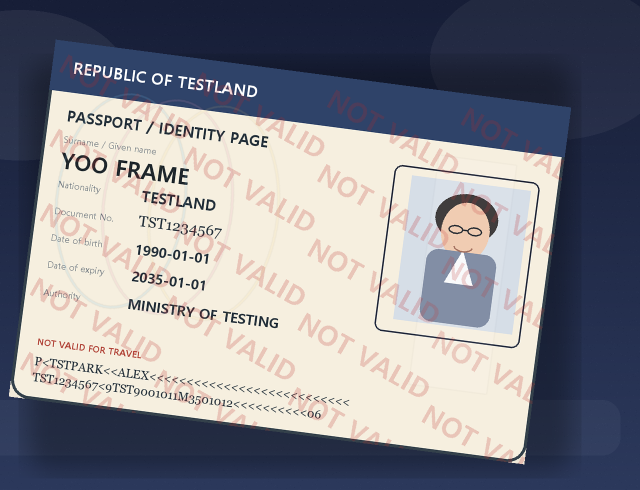
#> input picture samples/failure_frame_cut.png, 1280 x 980 px (shown at 1/2 size)
$ python -i glare.py   (imports and definitions only)
#> lines starting #> are read from the running program, lines starting #| are printed output that depends on the picture; after the words box and inside, x2 and y2 are one past the last pixel; in counts of white or black regions, pixels touching at a corner belong together
#> further down, picture is the input picture: shape (980, 1280, 3); mean B, G, R 142.5, 134.7, 134
from __future__ import annotations

import cv2
import numpy as np


def _mask_statistics(mask: np.ndarray) -> tuple[float, float]:
    binary_mask = (mask > 0).astype(np.uint8)
    total_pixels = int(binary_mask.sum())
    if total_pixels == 0:
        return 0.0, 0.0

    _, _, stats, _ = cv2.connectedComponentsWithStats(binary_mask, connectivity=8)
    largest_blob_area = int(stats[1:, cv2.CC_STAT_AREA].max()) if len(stats) > 1 else 0
    image_area = float(mask.size)
    return total_pixels / image_area, largest_blob_area / image_area


def get_glare_application_decision(mask: np.ndarray) -> tuple[bool, str | None]:
    total_mask_ratio, largest_blob_ratio = _mask_statistics(mask)
    if total_mask_ratio == 0:
        return False, "empty_mask"
    if total_mask_ratio > 0.035:
        return False, "large_total_mask"
    if largest_blob_ratio > 0.015:
        return False, "large_component"
    return True, None


def detect_glare_mask(image: np.ndarray, threshold: int = 245) -> np.ndarray:
    """Create a conservative single-channel glare mask for specular highlights."""
#> called with threshold = 245
    hsv = cv2.cvtColor(image, cv2.COLOR_BGR2HSV)
#> hsv: shape (980, 1280, 3); mean H, S, V 71.6, 80.4, 154
    saturation_channel = hsv[:, :, 1]
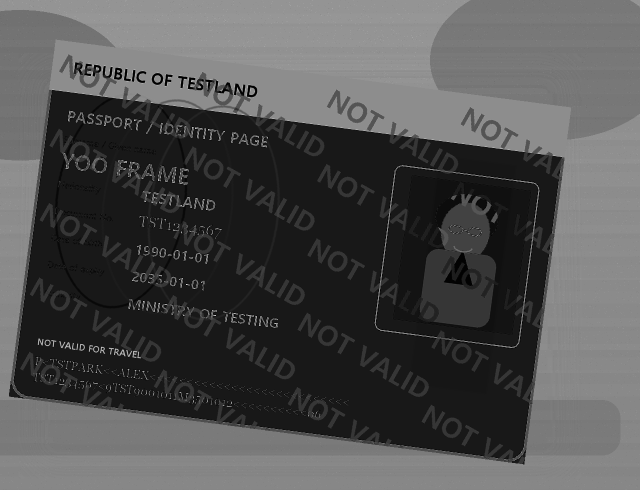
#> saturation_channel: shape (980, 1280) (shown at 1/2 size); min 0, max 255, mean 80.4
    value_channel = hsv[:, :, 2]
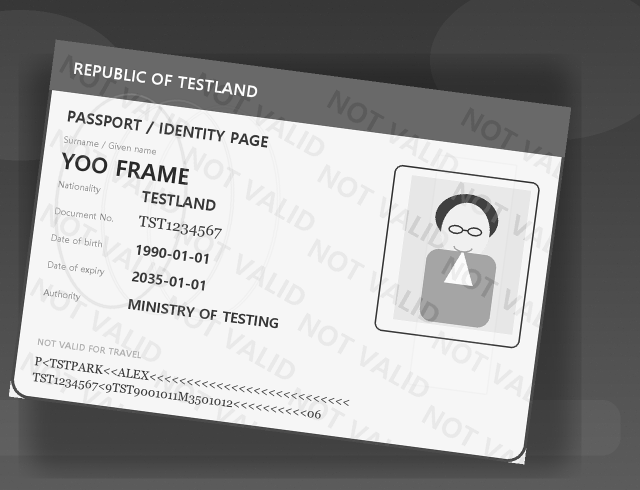
#> value_channel: shape (980, 1280) (shown at 1/2 size); min 0, max 255, mean 154

    blurred_value = cv2.GaussianBlur(value_channel, (21, 21), 0)
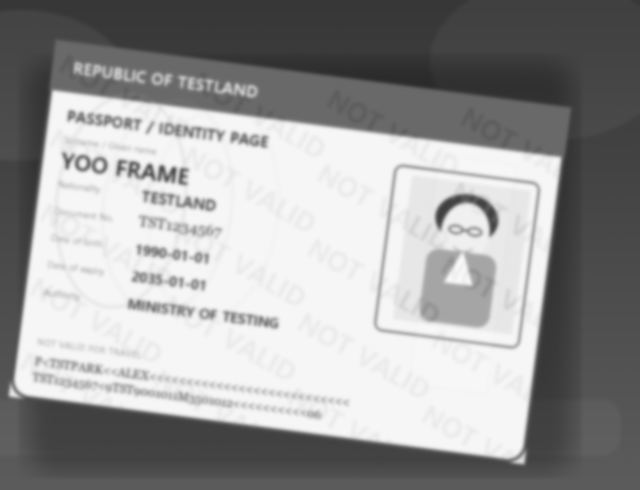
#> blurred_value: shape (980, 1280) (shown at 1/2 size); min 42, max 249, mean 154
    local_contrast = cv2.subtract(value_channel, blurred_value)
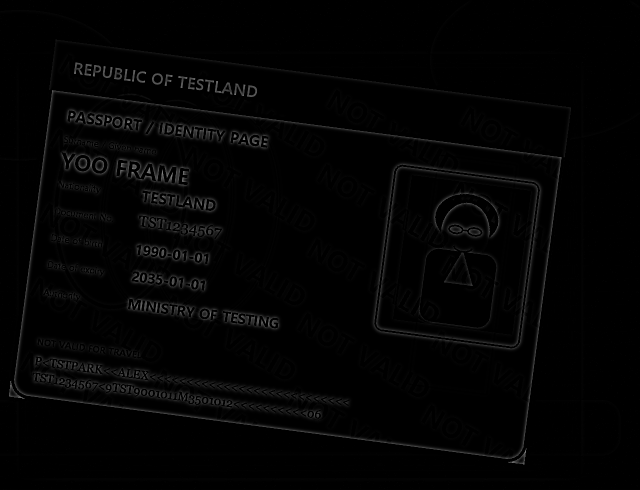
#> local_contrast: shape (980, 1280) (shown at 1/2 size); min 0, max 166, mean 3.4

    candidate_mask = (
        (value_channel >= threshold)
        & (saturation_channel <= 70)
        & (local_contrast >= 18)
    )
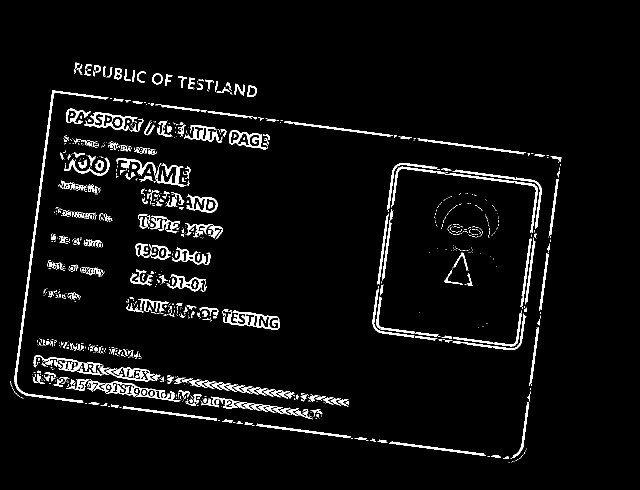
#> candidate_mask: shape (980, 1280) bool (shown at 1/2 size); 4.4% white; 1020 white regions (717 under 20 px), largest, box (x1, y1, x2, y2) and area: (28, 181, 217, 806) 3320, (783, 333, 1076, 466) 1647, (174, 761, 361, 804) 1586
    mask = candidate_mask.astype(np.uint8) * 255

    kernel = cv2.getStructuringElement(cv2.MORPH_ELLIPSE, (3, 3))
    mask = cv2.morphologyEx(mask, cv2.MORPH_OPEN, kernel, iterations=1)
#> mask: shape (980, 1280); 3.6% white; 560 white regions (193 under 20 px), largest, box (x1, y1, x2, y2) and area: (29, 181, 215, 806) 3294, (458, 260, 533, 299) 792, (837, 277, 1048, 309) 764
    mask = cv2.morphologyEx(mask, cv2.MORPH_CLOSE, kernel, iterations=1)
#> mask: shape (980, 1280); 3.7% white; 511 white regions (168 under 20 px), largest, box (x1, y1, x2, y2) and area: (29, 181, 215, 806) 3295, (169, 225, 274, 261) 873, (458, 260, 533, 299) 812

    binary_mask = (mask > 0).astype(np.uint8)
    num_labels, labels, stats, _ = cv2.connectedComponentsWithStats(binary_mask, connectivity=8)
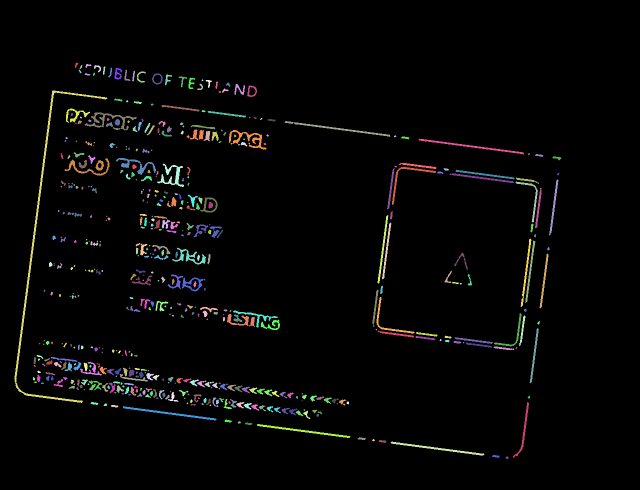
#> labels: shape (980, 1280) int32 (shown at 1/2 size); 512 distinct labels, from 0 to 511; one colour per label, 0 black
#> num_labels = 512; stats = 512 rows, first 6: [0, 0, 1280, 980, 1208247], [150, 125, 7, 11, 38], [171, 128, 12, 8, 45], [159, 130, 6, 8, 20], [188, 130, 14, 15, 81], [206, 133, 5, 17, 51]
    filtered_mask = np.zeros_like(mask)
    max_blob_area = int(image.shape[0] * image.shape[1] * 0.015)
#> max_blob_area = 18816

    for label_index in range(1, num_labels):
        area = int(stats[label_index, cv2.CC_STAT_AREA])
        if 12 <= area <= max_blob_area:
            filtered_mask[labels == label_index] = 255
#> this loop made 511 passes
#> area on passes 1 to 3: 38, 45, 20
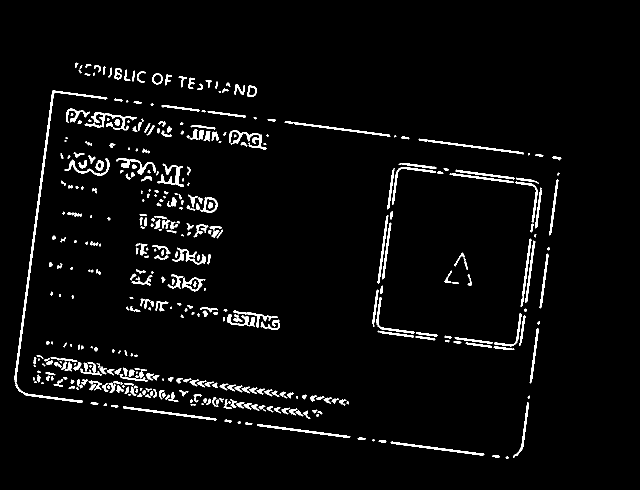
#> filtered_mask: shape (980, 1280) (shown at 1/2 size); 3.6% white; 402 white regions (59 under 20 px), largest, box (x1, y1, x2, y2) and area: (29, 181, 215, 806) 3295, (169, 225, 274, 261) 873, (458, 260, 533, 299) 812

    return filtered_mask


def remove_glare(image: np.ndarray, mask: np.ndarray, inpaint_radius: int = 3) -> np.ndarray:
    """Restore only small, high-confidence glare regions and otherwise preserve the original."""
    should_apply, _ = get_glare_application_decision(mask)
#> in _mask_statistics, `total_pixels = int(binary_mask.sum())`: total_pixels = 45423
#> in _mask_statistics, `_, _, stats, _ = cv2.connectedComponentsWithStats(binary_mask, connect..`: stats = 403 rows, first 6: [0, 0, 1280, 980, 1208977], [150, 125, 7, 11, 38], [171, 128, 12, 8, 45], [159, 130, 6, 8, 20], [188, 130, 14, 15, 81], [206, 133, 5, 17, 51]
#> in _mask_statistics, `largest_blob_area = int(stats[1:, cv2.CC_STAT_AREA].max()) if len(stat..`: largest_blob_area = 3295
#> in get_glare_application_decision, `total_mask_ratio, largest_blob_ratio = _mask_statistics(mask)`: total_mask_ratio = 0.0362; largest_blob_ratio = 0.00263
#> should_apply = False
    if not should_apply:
        return image.copy()
    return cv2.inpaint(image, mask, inpaint_radius, cv2.INPAINT_TELEA)


def process_glare(image: np.ndarray, threshold: int = 245) -> tuple[np.ndarray, np.ndarray]:
    """Run the glare detection and removal pipeline."""
    mask = detect_glare_mask(image, threshold)
    result = remove_glare(image, mask)
    return result, mask

>>> import cv2
>>> picture = cv2.imread('../../samples/failure_frame_cut.png')
>>> result = process_glare(picture)

$ run again, on samples/failure_glare_heavy.png
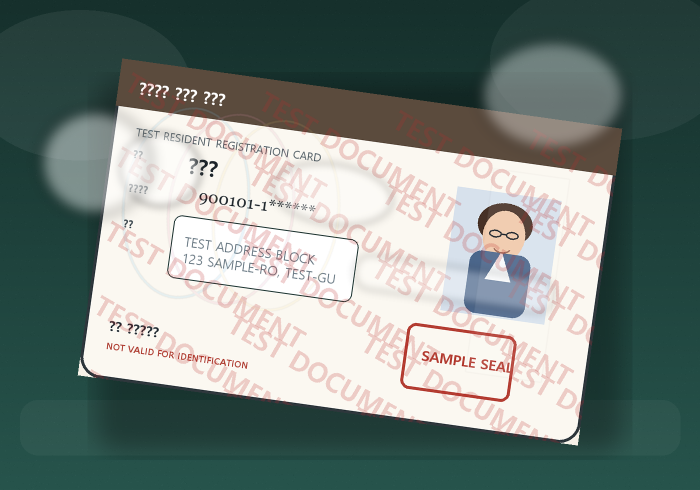
#> input picture samples/failure_glare_heavy.png, 1400 x 980 px (shown at 1/2 size)
#> picture is the input picture: shape (980, 1400, 3); mean B, G, R 127.7, 133, 120.6
#> hsv: shape (980, 1400, 3); mean H, S, V 57.6, 78, 138.2
#> candidate_mask: shape (980, 1400) bool; 2.5% white; 886 white regions (657 under 20 px), largest, box (x1, y1, x2, y2) and area: (167, 448, 208, 745) 1264, (195, 745, 456, 786) 1083, (394, 383, 494, 418) 767
#> labels: shape (980, 1400) int32; 406 distinct labels, from 0 to 405
#> in detect_glare_mask, `num_labels, labels, stats, _ = cv2.connectedComponentsWithStats(binary..`: num_labels = 406; stats = 406 rows, first 6: [0, 0, 1400, 980, 1345342], [281, 166, 11, 6, 31], [312, 170, 11, 17, 76], [298, 173, 9, 9, 32], [326, 172, 11, 11, 53], [282, 175, 7, 8, 24]
#> the loop in detect_glare_mask, `for label_index in range(1, num_labels):` made 405 passes
#> area on passes 1 to 3: 31, 76, 32
#> after the loop in detect_glare_mask, `for label_index in range(1, num_labels):`:
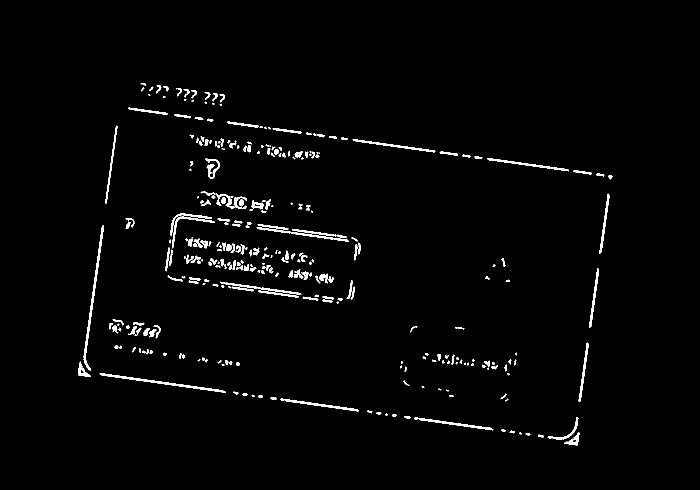
#> filtered_mask: shape (980, 1400) (shown at 1/2 size); 1.9% white; 295 white regions (57 under 20 px), largest, box (x1, y1, x2, y2) and area: (167, 450, 208, 742) 1253, (199, 746, 452, 786) 1063, (401, 383, 494, 418) 692
#> total_pixels = 25897
#> in _mask_statistics, `_, _, stats, _ = cv2.connectedComponentsWithStats(binary_mask, connect..`: stats = 296 rows, first 6: [0, 0, 1400, 980, 1346103], [281, 166, 11, 6, 31], [312, 170, 11, 17, 76], [298, 173, 9, 9, 32], [326, 172, 11, 11, 53], [282, 175, 7, 8, 24]
#> largest_blob_area = 1253
#> total_mask_ratio = 0.0189; largest_blob_ratio = 0.000913
#> should_apply = True
#> in remove_glare, `return cv2.inpaint(image, mask, inpaint_radius, cv2.INPAINT_TELEA)`:
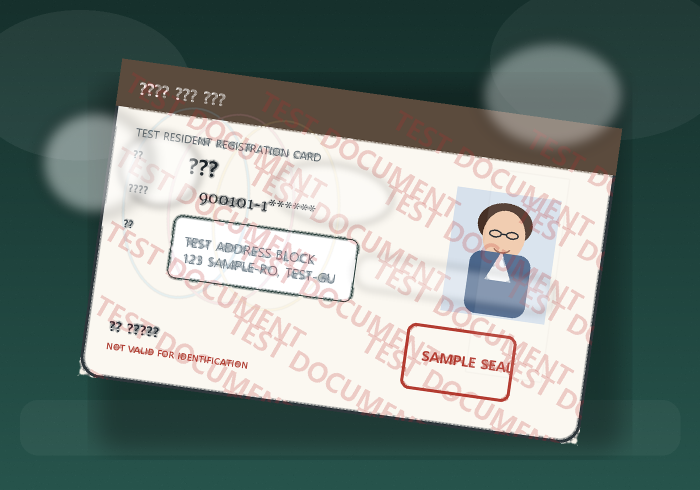
#> returned value: shape (980, 1400, 3) (shown at 1/2 size); mean of channels 0, 1, 2 126.6, 131.9, 119.5; drawn as B, G, R

$ run again, on samples/failure_tilted.png
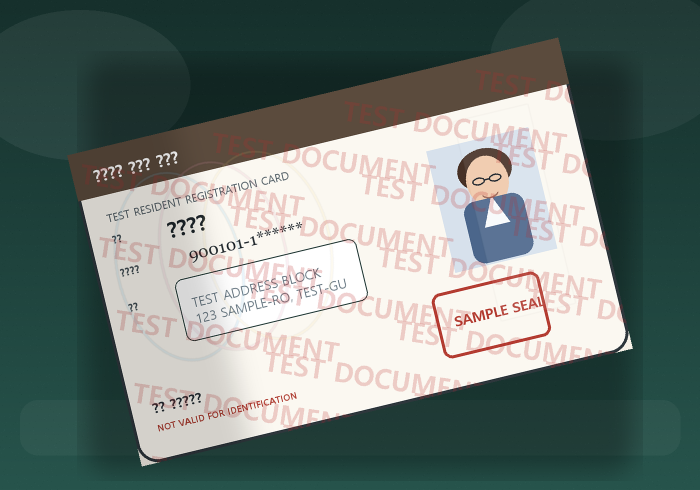
#> input picture samples/failure_tilted.png, 1400 x 980 px (shown at 1/2 size)
#> picture is the input picture: shape (980, 1400, 3); mean B, G, R 119.3, 124.5, 112.6
#> hsv: shape (980, 1400, 3); mean H, S, V 57.7, 82.9, 129.8
#> candidate_mask: shape (980, 1400) bool; 1.7% white; 1015 white regions (862 under 20 px), largest, box (x1, y1, x2, y2) and area: (475, 453, 560, 501) 782, (861, 189, 1051, 238) 722, (598, 253, 787, 301) 715
#> in detect_glare_mask, `num_labels, labels, stats, _ = cv2.connectedComponentsWithStats(binary..`:
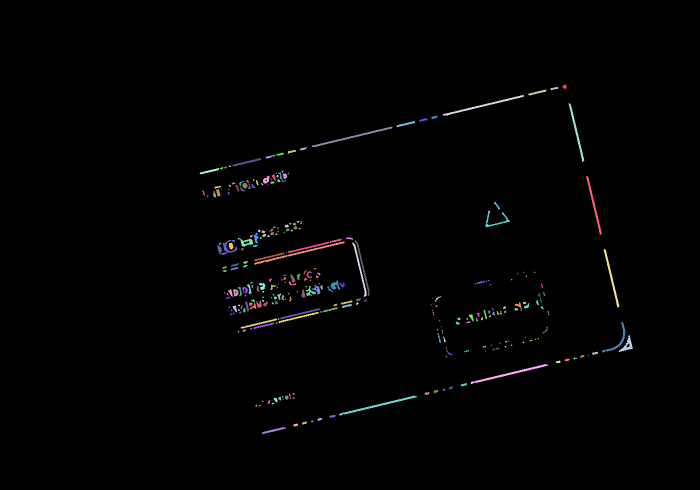
#> labels: shape (980, 1400) int32 (shown at 1/2 size); 290 distinct labels, from 0 to 289; one colour per label, 0 black
#> in detect_glare_mask, `num_labels, labels, stats, _ = cv2.connectedComponentsWithStats(binary..`: num_labels = 290; stats = 290 rows, first 6: [0, 0, 1400, 980, 1354422], [1125, 169, 9, 10, 54], [1101, 174, 16, 7, 62], [1056, 179, 37, 12, 143], [885, 190, 163, 41, 642], [1137, 206, 32, 118, 500]
#> the loop in detect_glare_mask, `for label_index in range(1, num_labels):` made 289 passes
#> area on passes 1 to 3: 54, 62, 143
#> after the loop in detect_glare_mask, `for label_index in range(1, num_labels):`:
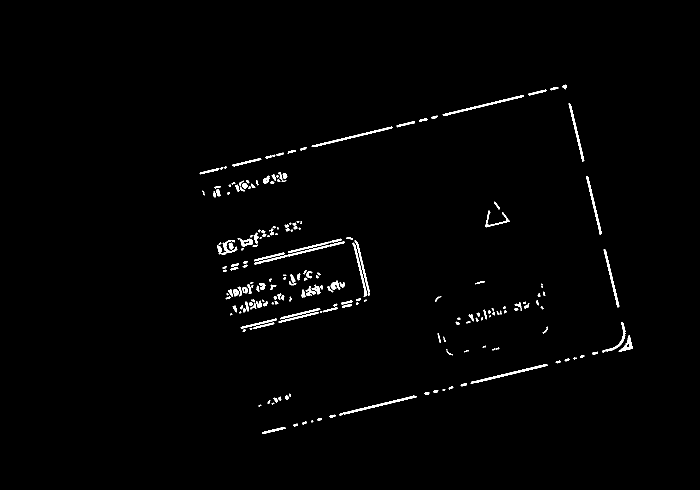
#> filtered_mask: shape (980, 1400) (shown at 1/2 size); 1.2% white; 201 white regions (41 under 20 px), largest, box (x1, y1, x2, y2) and area: (508, 483, 690, 530) 661, (678, 791, 834, 831) 659, (941, 728, 1096, 768) 652
#> total_pixels = 16983
#> in _mask_statistics, `_, _, stats, _ = cv2.connectedComponentsWithStats(binary_mask, connect..`: stats = 202 rows, first 6: [0, 0, 1400, 980, 1355017], [1125, 169, 9, 10, 54], [1101, 174, 16, 7, 62], [1056, 179, 37, 12, 143], [885, 190, 163, 41, 642], [1137, 206, 32, 118, 500]
#> largest_blob_area = 661
#> total_mask_ratio = 0.0124; largest_blob_ratio = 0.000482
#> should_apply = True

$ run again, on samples/passport_mock_clean.png
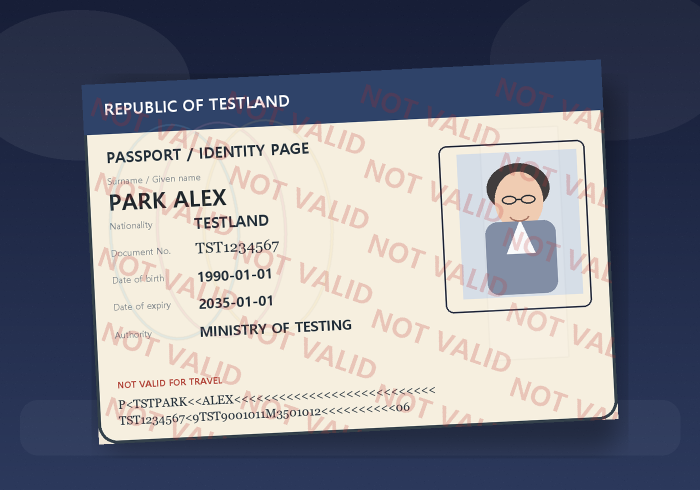
#> input picture samples/passport_mock_clean.png, 1400 x 980 px (shown at 1/2 size)
#> picture is the input picture: shape (980, 1400, 3); mean B, G, R 138.7, 128.3, 126.6
#> hsv: shape (980, 1400, 3); mean H, S, V 75.1, 84.9, 149.2
#> candidate_mask: shape (980, 1400) bool; 4% white; 781 white regions (509 under 20 px), largest, box (x1, y1, x2, y2) and area: (174, 265, 347, 881) 3319, (587, 636, 707, 668) 1597, (376, 819, 538, 848) 1411
#> labels: shape (980, 1400) int32; 498 distinct labels, from 0 to 497
#> in detect_glare_mask, `num_labels, labels, stats, _ = cv2.connectedComponentsWithStats(binary..`: num_labels = 498; stats = 498 rows, first 6: [0, 0, 1400, 980, 1325667], [533, 191, 20, 23, 200], [559, 191, 19, 22, 187], [514, 193, 9, 8, 43], [474, 195, 12, 13, 65], [494, 194, 4, 16, 46]
#> the loop in detect_glare_mask, `for label_index in range(1, num_labels):` made 497 passes
#> area on passes 1 to 3: 200, 187, 43
#> total_pixels = 45699
#> in _mask_statistics, `_, _, stats, _ = cv2.connectedComponentsWithStats(binary_mask, connect..`: stats = 402 rows, first 6: [0, 0, 1400, 980, 1326301], [533, 191, 20, 23, 200], [559, 191, 19, 22, 187], [514, 193, 9, 8, 43], [474, 195, 12, 13, 65], [494, 194, 4, 16, 46]
#> largest_blob_area = 3276
#> total_mask_ratio = 0.0333; largest_blob_ratio = 0.00239
#> should_apply = True
#> in remove_glare, `return cv2.inpaint(image, mask, inpaint_radius, cv2.INPAINT_TELEA)`:
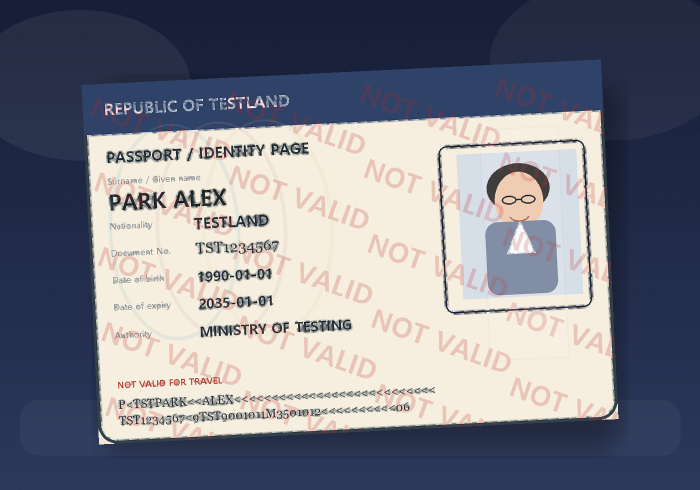
#> returned value: shape (980, 1400, 3) (shown at 1/2 size); mean of channels 0, 1, 2 136.9, 126.3, 124.4; drawn as B, G, R
